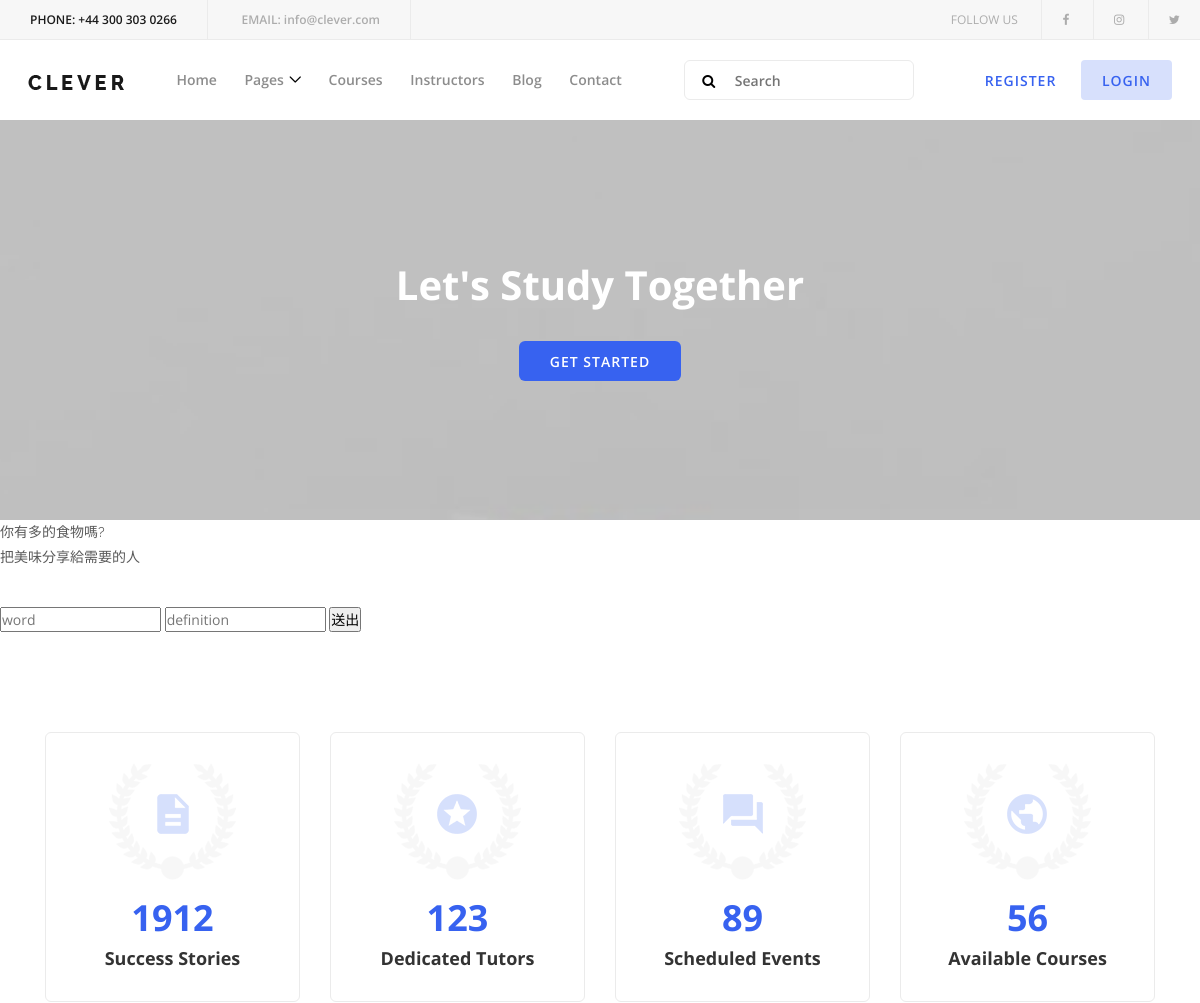
The app's page / (upper part), older data.
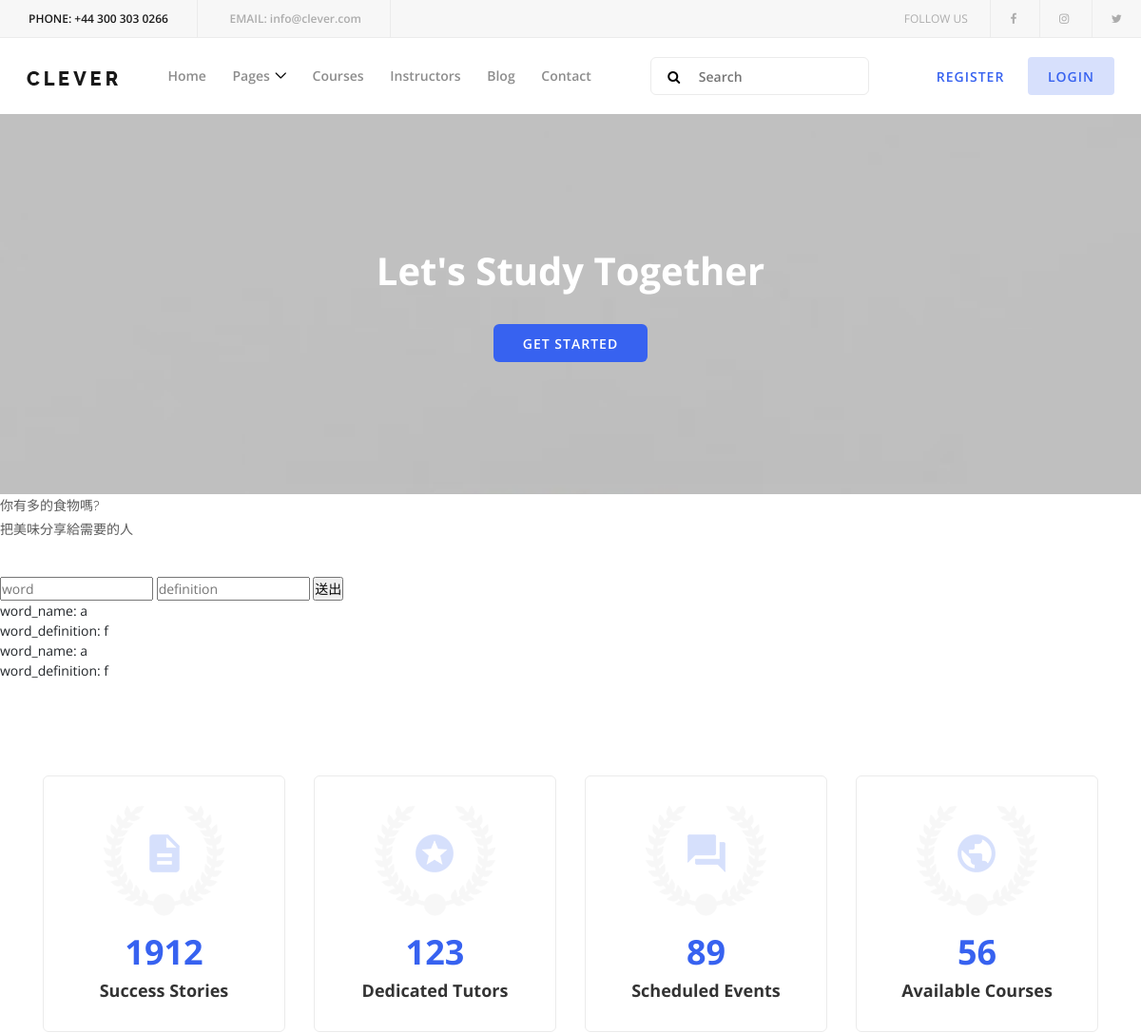
The same page, newer data.
### word/models.py (models this page shows, shortened)
class Word(models.Model):
	name = models.CharField(max_length=64,blank = True)
	definition = models.CharField(max_length=64,blank = True)

### word/views.py (the view)
# urls.py: path('', w_views.index,name = 'index')
def index(request):
	if "create_word" in request.POST:
		word = request.POST['word_name']
		definition = request.POST['word_def']
		Word.objects.create(name=word, definition=definition)
	all_word = Word.objects.all()
	return render(request,"index.html",locals())

### templates/index.html (shortened to what this page needs)
<!DOCTYPE html>
<html lang="en">
{% load  staticfiles %}
<head>
    <link rel="stylesheet" href="../static/style.css">
</head>
<body>
    <header class="header-area">
        <div class="top-header-area d-flex justify-content-between align-items-center">
            <div class="contact-info">
                <a href="#"><span>Phone:</span> +44 300 303 0266</a>
                <a href="#"><span>Email:</span> info@clever.com</a>
            </div>
            <div class="follow-us">
                <span>Follow us</span>
                <a href="#"><i class="fa fa-facebook" aria-hidden="true"></i></a>
                <a href="#"><i class="fa fa-instagram" aria-hidden="true"></i></a>
                <a href="#"><i class="fa fa-twitter" aria-hidden="true"></i></a>
            </div>
        </div>
        <div class="clever-main-menu">
            <div class="classy-nav-container breakpoint-off">
                <nav class="classy-navbar justify-content-between" id="cleverNav">
                    <a class="nav-brand" href="index.html"><img src="..static/img/core-img/logo.png" alt=""></a>
                    <div class="classy-menu">
                        <div class="classynav">
                            <ul>
                                <li><a href="index.html">Home</a></li>
                                <li><a href="#">Pages</a>
                                </li>
                                <li><a href="courses.html">Courses</a></li>
                                <li><a href="instructors.html">Instructors</a></li>
                                <li><a href="blog.html">Blog</a></li>
                                <li><a href="contact.html">Contact</a></li>
                            </ul>
                            <div class="search-area">
                                <form action="#" method="post">
                                    <input type="search" name="search" id="search" placeholder="Search">
                                    <button type="submit"><i class="fa fa-search" aria-hidden="true"></i></button>
                                </form>
                            </div>
                            <div class="register-login-area">
                                <a href="#" class="btn">Register</a>
                                <a href="index-login.html" class="btn active">Login</a>
                            </div>
                        </div>
                    </div>
                </nav>
            </div>
        </div>
    </header>
    <section class="hero-area bg-img bg-overlay-2by5" style="background-image: url(img/bg-img/bg1.jpg);">
        <div class="container h-100">
            <div class="row h-100 align-items-center">
                <div class="col-12">
                    <div class="hero-content text-center">
                        <h2>Let's Study Together</h2>
                        <a href="#" class="btn clever-btn">Get Started</a>
                    </div>
                </div>
            </div>
        </div>
    </section>
    <form action="" method="post" class = "create_food_event">
        <p>你有多的食物嗎?<br>把美味分享給需要的人</p>
        <br>
        <input id = "name" type="text" name = "word_name" placeholder="word"></input>
        <input id = "defnition" type="text" name = "word_def" placeholder="definition"></input>
        <input type="submit" name = "create_word" value="送出"></input>
    </form>
    {% for i in all_word %}
        word_name: {{i.name}}<br>
        word_definition: {{i.definition}}<br>
    {% endfor %}
    <section class="cool-facts-area section-padding-100-0">
        <div class="container">
            <div class="row">
                <div class="col-12 col-sm-6 col-lg-3">
                    <div class="single-cool-facts-area text-center mb-100 wow fadeInUp" data-wow-delay="250ms">
                        <div class="icon">
                            <img src="img/core-img/docs.png" alt="">
                        </div>
                        <h2><span class="counter">1912</span></h2>
                        <h5>Success Stories</h5>
                    </div>
                </div>
                <div class="col-12 col-sm-6 col-lg-3">
                    <div class="single-cool-facts-area text-center mb-100 wow fadeInUp" data-wow-delay="500ms">
                        <div class="icon">
                            <img src="img/core-img/star.png" alt="">
                        </div>
                        <h2><span class="counter">123</span></h2>
                        <h5>Dedicated Tutors</h5>
                    </div>
                </div>
                <div class="col-12 col-sm-6 col-lg-3">
                    <div class="single-cool-facts-area text-center mb-100 wow fadeInUp" data-wow-delay="750ms">
                        <div class="icon">
                            <img src="img/core-img/events.png" alt="">
                        </div>
                        <h2><span class="counter">89</span></h2>
                        <h5>Scheduled Events</h5>
                    </div>
                </div>
                <div class="col-12 col-sm-6 col-lg-3">
                    <div class="single-cool-facts-area text-center mb-100 wow fadeInUp" data-wow-delay="1000ms">
                        <div class="icon">
                            <img src="img/core-img/earth.png" alt="">
                        </div>
                        <h2><span class="counter">56</span></h2>
                        <h5>Available Courses</h5>
                    </div>
                </div>
            </div>
        </div>
    </section>
</body>
</html>

### static/style.css (style rules this page uses)
* { margin: 0; padding: 0; }
body { font-family: "Open Sans", sans-serif; font-size: 14px; font-weight: 400; }
h1, h2, h3, h4, h5, h6 { color: rgba(0, 0, 0, 0.8); line-height: 1.3; font-weight: 700; }
p { font-family: "Raleway", sans-serif; color: #5a5a5a; font-size: 14px; line-height: 1.8; font-weight: 400; }
a, a:hover, a:focus { -webkit-transition-duration: 500ms; transition-duration: 500ms; text-decoration: none; outline: 0 solid transparent; color: rgba(0, 0, 0, 0.8); font-weight: 600; font-size: 14px; }
ul, ol { margin: 0; }
ul li, ol li { list-style: none; }
img { height: auto; max-width: 100%; }
.mb-100 { margin-bottom: 100px !important; }
.section-padding-100-0 { padding-top: 100px; padding-bottom: 0; }
.bg-img { background-position: center center; background-size: cover; background-repeat: no-repeat; }
.bg-overlay, .foo-bg-overlay, .bg-overlay-2by5 { position: relative; z-index: 1; background-position: center center; background-size: cover; }
.bg-overlay::after, .foo-bg-overlay::after, .bg-overlay-2by5::after { background-color: rgba(0, 0, 0, 0.6); position: absolute; z-index: -1; top: 0; left: 0; width: 100%; height: 100%; content: ""; }
.bg-overlay-2by5::after { background-color: rgba(0, 0, 0, 0.2); }
.clever-btn { display: inline-block; min-width: 160px; height: 40px; background-color: #3762f0; font-weight: 600; text-transform: uppercase; letter-spacing: 1px; font-size: 14px; color: #ffffff; border: 1px solid transparent; border-radius: 6px; padding: 0 30px; line-height: 40px; text-align: center; -webkit-transition-duration: 300ms; transition-duration: 300ms; }
.header-area { position: relative; z-index: 200; }
.top-header-area { position: relative; z-index: 1; width: 100%; height: 40px; background-color: #f7f7f7; border-bottom: 1px solid #ebebeb; }
.top-header-area .contact-info { position: relative; z-index: 1; }
.top-header-area .contact-info a { display: inline-block; height: 40px; padding: 0 30px; line-height: 40px; color: rgba(0, 0, 0, 0.3); font-size: 12px; border-right: 1px solid #ebebeb; }
.top-header-area .contact-info a span { text-transform: uppercase; }
.top-header-area .follow-us { position: relative; z-index: 1; }
.top-header-area .follow-us span { display: inline-block; height: 40px; padding: 0 20px; line-height: 40px; color: rgba(0, 0, 0, 0.3); font-size: 12px; text-transform: uppercase; }
.top-header-area .follow-us a { display: inline-block; height: 40px; padding: 0 20px; line-height: 40px; color: rgba(0, 0, 0, 0.3); font-size: 12px; border-left: 1px solid #ebebeb; }
.clever-main-menu { position: relative; z-index: 1; width: 100%; height: 80px; }
.clever-main-menu .classy-navbar { height: 80px; }
.clever-main-menu .classynav ul li a { color: rgba(0, 0, 0, 0.45); font-weight: 600; }
.clever-main-menu .search-area { position: relative; z-index: 1; }
.clever-main-menu .search-area form { position: relative; z-index: 10; width: 230px; height: 40px; margin: 0 50px; }
.clever-main-menu .search-area form input { width: 100%; height: 40px; border-radius: 6px; border: 1px solid #ebebeb; padding: 0 15px 0 50px; font-size: 14px; color: rgba(0, 0, 0, 0.35); font-weight: 600; -webkit-transition-duration: 500ms; transition-duration: 500ms; }
.clever-main-menu .search-area form button { position: absolute; width: 50px; height: 40px; background-color: transparent; top: 0; left: 0; z-index: 10; border: none; text-align: center; cursor: pointer; outline: none; }
.register-login-area { position: relative; z-index: 1; }
.register-login-area a { position: relative; display: inline-block; padding: 0 20px; height: 40px; font-weight: 600; text-transform: uppercase; letter-spacing: 1px; font-size: 14px; color: #3762f0; line-height: 40px; }
.register-login-area a.active, .register-login-area a:hover, .register-login-area a:focus { background-color: #d7e0fc; font-weight: 600; color: #3762f0; }
.hero-area { position: relative; z-index: 2; width: 100%; height: 400px; background-attachment: fixed; }
.hero-area .hero-content h2 { font-size: 40px; margin-bottom: 30px; font-weight: 700; color: #ffffff; }
.single-cool-facts-area { position: relative; z-index: 1; padding: 30px; border: 1px solid #ebebeb; border-radius: 6px; }
.single-cool-facts-area img { display: block; margin: 0 auto 15px; }
.single-cool-facts-area h2 { font-size: 36px; margin-bottom: 5px; color: #3762f0; }
.single-cool-facts-area h5 { margin-bottom: 0; font-size: 18px; color: rgba(0, 0, 0, 0.8); }

Row changes from the older to the newer data that the page shows:
added Word: name "a", definition "f"
added Word: name "a", definition "f"
